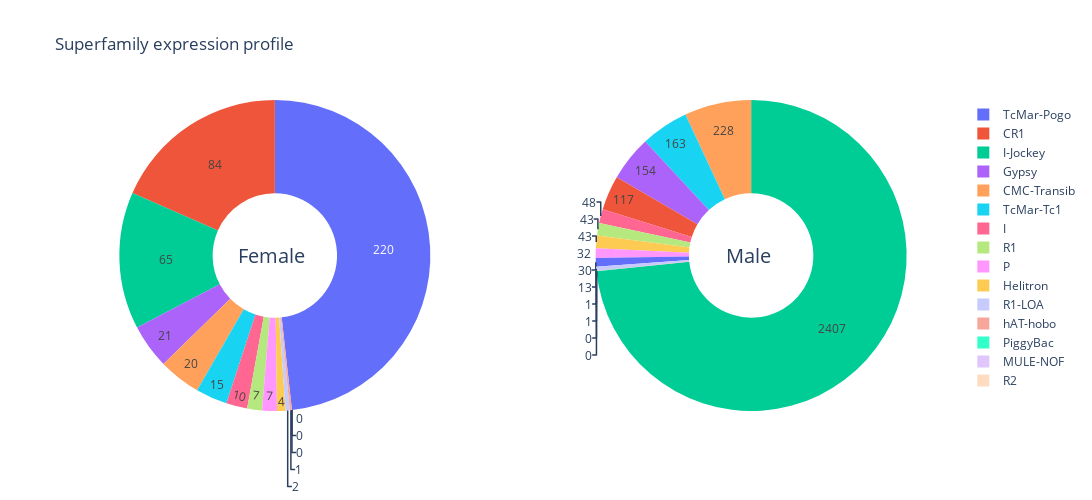

Notebook code for this chart:
### Code cell
plot_TE_expression_profile_by_family(TE_data_table)

### Figure 1 — Plotly figure (JSON) as saved in the notebook; plotly's stock layout.template omitted (floating-point values rounded to 4 significant figures)
{"data": [{"domain": {"x": [0, 0.45], "y": [0, 1]}, "hole": 0.4, "hoverinfo": "label+value", "labels": ["R1-LOA", "TcMar-Tc1", "TcMar-Tc1", "I-Jockey", "I-Jockey", "I-Jockey", "I-Jockey", "Gypsy", "Gypsy", "Gypsy", "CR1", "Gypsy", "R1", "R1", "R1", "Helitron", "I-Jockey", "I-Jockey", "I-Jockey", "I-Jockey", "I-Jockey", "I-Jockey", "TcMar-Tc1", "I-Jockey", "I-Jockey", "I-Jockey", "I-Jockey", "I-Jockey", "I-Jockey", "I-Jockey", "I-Jockey", "I-Jockey", "I-Jockey", "Gypsy", "Gypsy", "I-Jockey", "Helitron", "I-Jockey", "Gypsy", "hAT-hobo", "I", "I", "I-Jockey", "I-Jockey", "PiggyBac", "CMC-Transib", "TcMar-Tc1", "TcMar-Tc1", "MULE-NOF", "P", "TcMar-Pogo", "TcMar-Pogo", "P", "P", "P", "R1", "R1", "R2", "TcMar-Tc1", "Gypsy", "I-Jockey", "I-Jockey", "I-Jockey", "TcMar-Tc1", "TcMar-Tc1", "Gypsy", "CMC-Transib", "CMC-Transib", "CMC-Transib", "CMC-Transib", "CMC-Transib", "CMC-Transib", "TcMar-Tc1"], "name": "Female", "textinfo": "value", "type": "pie", "values": [2, 0, 1, 2, 1, 0, 0, 0, 8, 1, 84, 0, 1, 3, 0, 4, 7, 0, 2, 0, 3, 3, 3, 2, 0, 0, 2, 0, 0, 0, 0, 0, 0, 12, 0, 0, 0, 14, 0, 1, 4, 6, 0, 0, 0, 2, 1, 0, 0, 0, 220, 0, 2, 0, 5, 0, 3, 0, 6, 0, 7, 15, 7, 3, 1, 0, 0, 1, 16, 0, 1, 0, 0]}, {"domain": {"x": [0.55, 1], "y": [0, 1]}, "hole": 0.4, "hoverinfo": "label+value", "labels": ["R1-LOA", "TcMar-Tc1", "TcMar-Tc1", "I-Jockey", "I-Jockey", "I-Jockey", "I-Jockey", "Gypsy", "Gypsy", "Gypsy", "CR1", "Gypsy", "R1", "R1", "R1", "Helitron", "I-Jockey", "I-Jockey", "I-Jockey", "I-Jockey", "I-Jockey", "I-Jockey", "TcMar-Tc1", "I-Jockey", "I-Jockey", "I-Jockey", "I-Jockey", "I-Jockey", "I-Jockey", "I-Jockey", "I-Jockey", "I-Jockey", "I-Jockey", "Gypsy", "Gypsy", "I-Jockey", "Helitron", "I-Jockey", "Gypsy", "hAT-hobo", "I", "I", "I-Jockey", "I-Jockey", "PiggyBac", "CMC-Transib", "TcMar-Tc1", "TcMar-Tc1", "MULE-NOF", "P", "TcMar-Pogo", "TcMar-Pogo", "P", "P", "P", "R1", "R1", "R2", "TcMar-Tc1", "Gypsy", "I-Jockey", "I-Jockey", "I-Jockey", "TcMar-Tc1", "TcMar-Tc1", "Gypsy", "CMC-Transib", "CMC-Transib", "CMC-Transib", "CMC-Transib", "CMC-Transib", "CMC-Transib", "TcMar-Tc1"], "name": "Male", "textinfo": "value", "type": "pie", "values": [13, 5, 0, 3, 10, 9, 1, 31, 14, 5, 117, 28, 25, 17, 1, 43, 28, 33, 23, 14, 3, 15, 82, 29, 32, 1, 9, 48, 70, 5, 2, 0, 15, 59, 13, 0, 0, 787, 4, 1, 47, 1, 104, 28, 1, 67, 61, 0, 0, 0, 30, 0, 21, 5, 6, 0, 0, 0, 14, 0, 668, 210, 260, 0, 0, 0, 0, 151, 7, 1, 2, 0, 1]}], "layout": {"annotations": [{"font": {"size": 20}, "showarrow": false, "text": "Female", "x": 0.18, "y": 0.5}, {"font": {"size": 20}, "showarrow": false, "text": "Male", "x": 0.8, "y": 0.5}], "height": 500, "title": {"text": "Superfamily expression profile"}, "width": 1200}}
